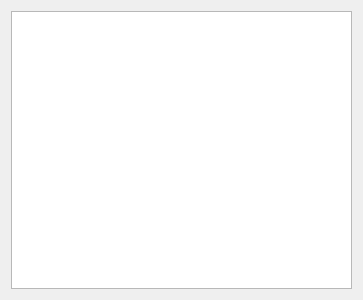
<ui version="4.0" >
 <class>Dialog</class>
 <widget class="QDialog" name="Dialog" >
  <property name="geometry" >
   <rect>
    <x>0</x>
    <y>0</y>
    <width>363</width>
    <height>300</height>
   </rect>
  </property>
  <property name="windowTitle" >
   <string>Error rate convergence</string>
  </property>
  <layout class="QVBoxLayout" name="verticalLayout" >
   <item>
    <widget class="QTextEdit" name="textOut">
    </widget>
   </item>

  </layout>
 </widget>
 <resources/>
 <connections>
 </connections>
</ui>
